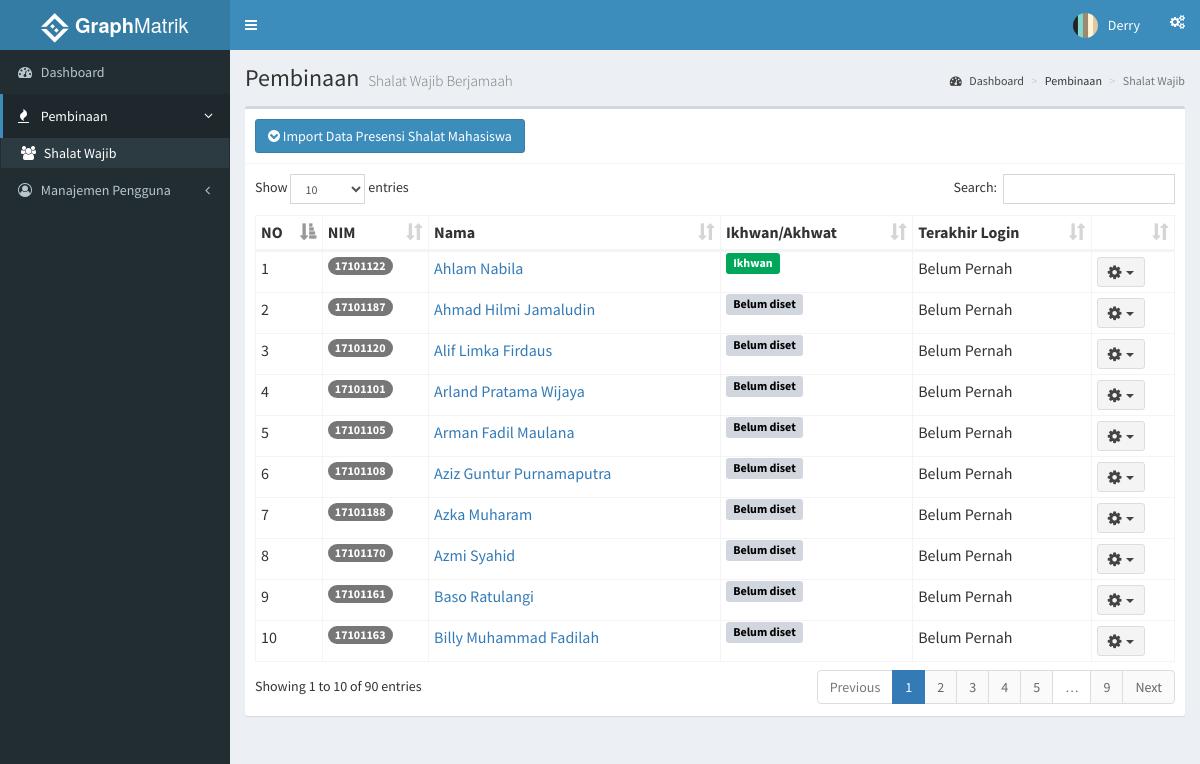
Screenshot of /index.php?page=shalat (signed in) with the database file from the repository.
### tables this page shows
CREATE TABLE `mahasiswa` (
  `id_mahasiswa` int(11) NOT NULL,
  `nim` int(11) NOT NULL,
  `nama` varchar(35) NOT NULL,
  `angkatan` int(11) DEFAULT NULL,
  `j_kelamin` varchar(15) DEFAULT NULL,
  `asalkota` varchar(20) DEFAULT NULL,
  `email` varchar(35) DEFAULT NULL,
  `telp` varchar(13) DEFAULT NULL,
  `avatar` varchar(100) DEFAULT NULL,
  `tgl_lahir` date DEFAULT NULL,
  `id_user` int(11) DEFAULT NULL
);

### functions.php (called while the page is built, shortened)
<?php
	function tampilMahasiswa(){
		$ambildata = mysql_query("SELECT mahasiswa.*, users.* FROM users INNER JOIN mahasiswa ON mahasiswa.id_user = users.id_user ORDER BY nama") or die(mysql_error());
		if (mysql_num_rows($ambildata) > 0) {
			while ($ad = mysql_fetch_assoc($ambildata))
				$data[] = $ad;
				return $data;
		} else{
			echo "Daftar mahasiswa kosong";
		}
	}
 ?>

### role/adminmatrik/shalat.php (the view, shortened to what this page needs)
<?php
  include 'functions.php';
 ?>
    <section class="content-header">
      <h1>
        Pembinaan
        <small>Shalat Wajib Berjamaah</small>
      </h1>
      <ol class="breadcrumb">
        <li><a href="/simon/admin"><i class="fa fa-dashboard"></i> Dashboard</a></li>
        <li>Pembinaan</li>
        <li class="active">Shalat Wajib</li>
      </ol>
    </section>
    <section class="content">
      <div class="row">
        <div class="col-xs-12">
          <div class="box">
            <div class="box-header with-border">
             <button class="btn btn-primary" data-toggle="modal" data-target="#importMhsModal"><i class="fa fa-chevron-circle-down"></i>&nbsp;Import Data Presensi Shalat Mahasiswa</button>
            </div>
            <div class="box-body">
              <table id="tablePembina" class="table table-bordered table-hover table-condensed">
                <thead>
                  <tr>
                    <th>NO</th>
                    <th>NIM</th>
                    <th>Nama</th>
                    <th>Ikhwan/Akhwat</th>
                    <th>Terakhir Login</th>
                    <th></th>
                  </tr>
                </thead>
                <tbody>
                  <?php
                    $dataMahasiswa = tampilMahasiswa();
                    $no = 1;
                    foreach($dataMahasiswa as $row){
                   ?>
                <tr>
                  <td><?php echo $no ?></td>
                  <td><?php echo "<span class='badge'>".$row['nim']."</span>" ?></td>
                  <td><?php echo "<a href='index.php?page=mahasiswadetails&id=".$row['id_user']."'>".$row['nama']."</a>" ?></td>
                  <td><?php if($row['j_kelamin'] == 'Ikhwan' || $row['j_kelamin'] == 'Laki-laki'){echo '<span class="label bg-green">Ikhwan</span>';} else if($row['j_kelamin'] == 'Akhwat' || $row['j_kelamin'] == 'Perempuan'){echo '<span class="label bg-yellow">Akhwat</span>';} else if($row['j_kelamin'] == NULL){echo '<span class="label bg-gray">Belum diset</span>';} ?></td>
                  <td><?php if ($row['last_login'] == '0000-00-00 00:00:00'){ echo 'Belum Pernah';}else{ echo date("d-m-Y H:i", strtotime($row['last_login'])) ;}
                  ?></td>
                  <td>
                    <div class="dropdown">
                      <button class="btn btn-default btn-sm dropdown-toggle " type="button" data-toggle="dropdown">
                        <i class="fa fa-cog fa-lg"></i>&nbsp;&nbsp;<span class="caret"></span>
                      </button>
                    </div>
                  </td>
                </tr>
                  <?php
                    $no++; }
                   ?>
                </tbody>
              </table>
            </div>
          </div>
        </div>
      </div>
    </section>

### rows the page displays
mahasiswa: nim "17101122", nama "Ahlam Nabila", j_kelamin "Ikhwan"
mahasiswa: nim "17101187", nama "Ahmad Hilmi Jamaludin", shows "Belum diset"
mahasiswa: nim "17101120", nama "Alif Limka Firdaus", shows "Belum diset"
mahasiswa: nim "17101101", nama "Arland Pratama Wijaya", shows "Belum diset"
mahasiswa: nim "17101105", nama "Arman Fadil Maulana", shows "Belum diset"
mahasiswa: nim "17101108", nama "Aziz Guntur Purnamaputra", shows "Belum diset"
mahasiswa: nim "17101188", nama "Azka Muharam", shows "Belum diset"
mahasiswa: nim "17101170", nama "Azmi Syahid", shows "Belum diset"
mahasiswa: nim "17101161", nama "Baso Ratulangi", shows "Belum diset"
mahasiswa: nim "17101163", nama "Billy Muhammad Fadilah", shows "Belum diset"

### other values shown
$_SESSION['nama'] "Derry"
